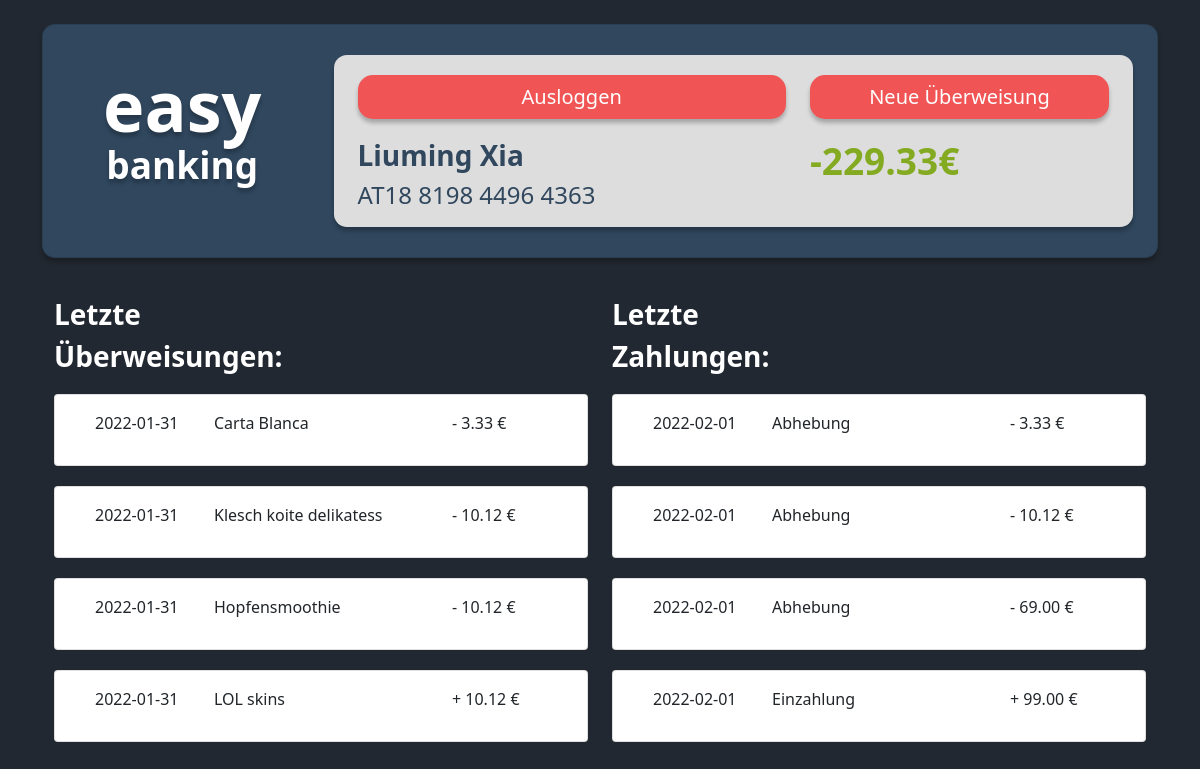
The page /index.php (signed in) on the database as committed earlier.
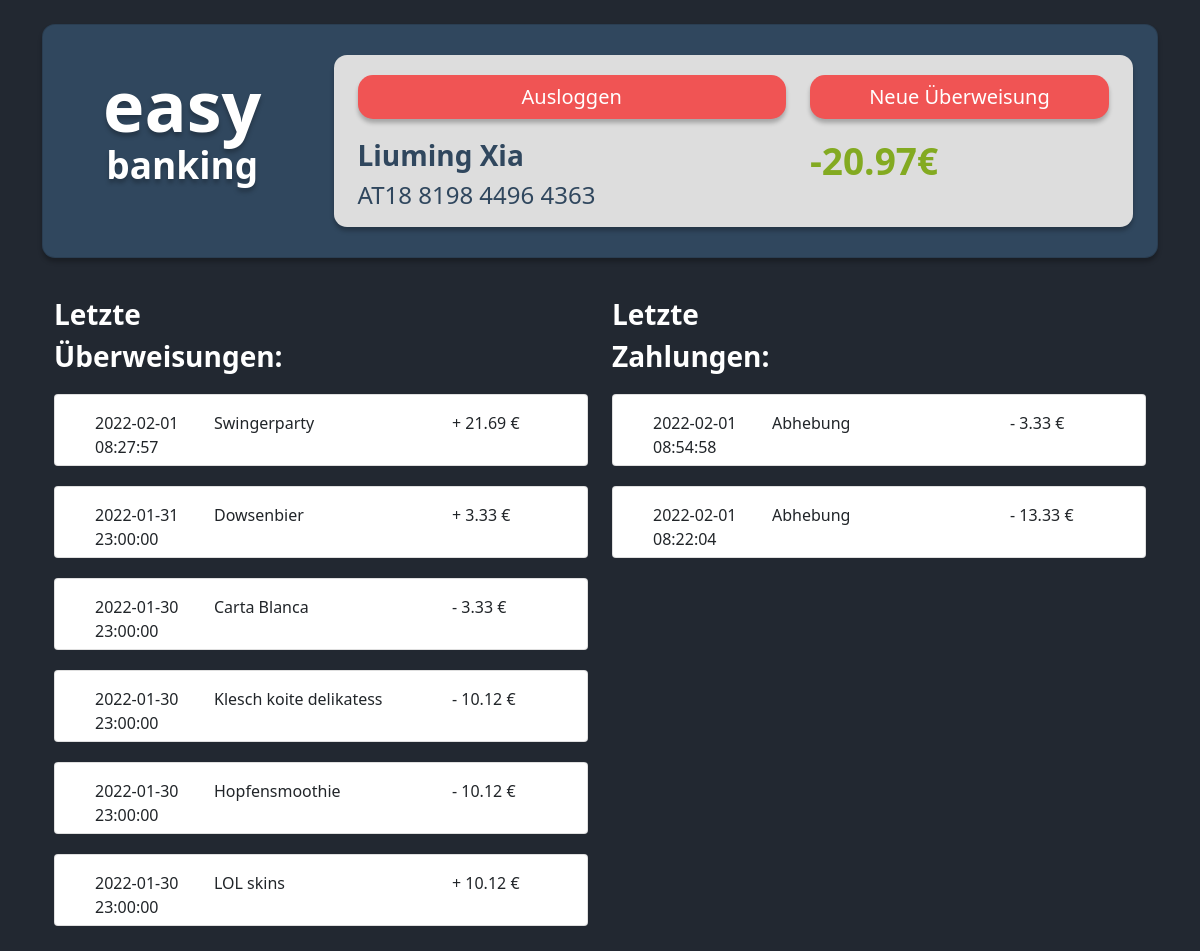
The same page on the database as committed later.
### tables this page shows
CREATE TABLE `kunde` (
  `id` int(11) NOT NULL,
  `vorname` varchar(255) NOT NULL,
  `nachname` varchar(255) NOT NULL,
  `email` varchar(255) NOT NULL,
  `passwort` varchar(255) NOT NULL,
  `kontostand` decimal(10,2) NOT NULL,
  `iban` varchar(255) NOT NULL,
  `bic` varchar(255) NOT NULL
);

CREATE TABLE `transaktionen` (
  `id` int(11) NOT NULL,
  `betrag` decimal(10,2) NOT NULL,
  `sender_id` int(11) NOT NULL,
  `empfaenger_id` int(11) NOT NULL,
  `bic` varchar(256) NOT NULL,
  `zweck` varchar(256) NOT NULL,
  `zeitstempel` timestamp NULL DEFAULT NULL
);

CREATE TABLE `zahlungen` (
  `id` int(11) NOT NULL,
  `kunde` int(11) NOT NULL,
  `angestellter` int(11) NOT NULL,
  `betrag` decimal(10,2) NOT NULL,
  `methode` tinyint(1) NOT NULL,
  `zeitstempel` timestamp NOT NULL DEFAULT current_timestamp() ON UPDATE current_timestamp()
);

### lib/database.php (called while the page is built, shortened)
<?php
$server = "localhost";
$user = "root";
$pass = "";
$dbname = "ebanking";
$db = new mysqli($server, $user, $pass, $dbname);
function fetchAll($email, $db)
{
    $mysqli = $db->prepare("SELECT * FROM kunde WHERE email = ?");
    $mysqli->bind_param("s", $email);
    $mysqli->execute();
    $result = $mysqli->get_result();
    $assocresult = $result->fetch_assoc();
    return $assocresult;
}
function displayIban($iban, $db)
{
    $nIban = substr($iban, 0, 4) . " " . substr($iban, 4, 4) . " " . substr($iban, 8, 4) . " " . substr($iban, 12, 4);
    return $nIban;
}
function displayName($vName, $nName)
{
    $name = $vName . " " . $nName;
    return $name;
}
function getTransaktionenById($id)
{
    global $db;
    $mysqli = $db->prepare("SELECT sender_id, zeitstempel, zweck, betrag FROM transaktionen WHERE sender_id = ? OR empfaenger_id = ? ORDER BY zeitstempel DESC");
    $mysqli->bind_param("ii", $id, $id);
    $mysqli->execute();
    $result = $mysqli->get_result();
    $transaktionen = $result->fetch_all();
    return $transaktionen;
}
function getZahlungenById($id)
{
    global $db;
    $mysqli = $db->prepare("SELECT kunde, zeitstempel, methode, betrag FROM zahlungen WHERE kunde= ? ORDER BY zeitstempel DESC");
    $mysqli->bind_param("i", $id);
    $mysqli->execute();
    $result = $mysqli->get_result();
    $transaktionen = $result->fetch_all();
    return $transaktionen;
}

### index.php (the view, shortened to what this page needs)
<?php
require_once 'lib/database.php';
?>
<!DOCTYPE html>
<html lang="en">
<head>
    <link rel="stylesheet" href="css/style.css">
    <link href="https://cdn.jsdelivr.net/npm/bootstrap@5.1.1/dist/css/bootstrap.min.css" rel="stylesheet">
</head>
<body>
    <?php
    $email = $_SESSION['login'];
    $user = fetchAll($email, $db);
    $id = $user['id'];
    $kontostand = $user['kontostand'];
    $displayName = displayName($user['vorname'], $user['nachname']);
    $displayIban = displayIban($user['iban'], $db);
    if (!isset($_SESSION['login'])) {
        header("Location: login.php");
        exit;
    } else {
    ?>
        <div class="container">
            <div class="card" id="headerCard">
                <div class="container">
                    <div class="row">
                        <div class="col-md-3 col-sm-12 text-center" id="logoBox">
                            <h1>easy</h1>
                            <h2>banking</h2>
                        </div>
                        <div class="col-md-9  col-sm-12">
                            <div id="userBox">
                                <div class="container">
                                    <div class="row">
                                        <div class="col-md-7  col-sm-12 ">
                                            <form action="index.php" method="POST">
                                                <button id="button" name="signout" type="submit" class="btn">Ausloggen</button>
                                            </form>
                                        </div>
                                        <div class="col-md-5  col-sm-12 ">
                                            <a id="button" class="btn" href="transfer.php" role="button">Neue Überweisung</a>
                                        </div>
                                    </div>
                                    <div class="row" id="userData">
                                        <div class="col-md-7  col-sm-12 ">
                                            <h3><?php echo $displayName; ?></h3>
                                            <h4><?php echo $displayIban; ?></h4>
                                        </div>
                                        <div class="col-md-5  col-sm-12 ">
                                            <h2 id="moneySum"><?php echo $kontostand . "€"; ?></h2>
                                        </div>
                                    </div>
                                </div>
                            </div>
                        </div>
                    </div>
                </div>
            </div>
            <div class='container'>
                <div class="row">
                    <div class="col-6">
                        <div id="transactionList">
                            <h3>Letzte</h3>
                            <h3>Überweisungen:</h3>
                        </div>
                        <?php
                        $transaktionen = getTransaktionenById($id);
                        foreach ($transaktionen as &$transaktion) {
                            if ($transaktion['0'] == $id) {
                                $transaktion['3'] = "- " . $transaktion['3'];
                            } else {
                                $transaktion['3'] = "+ " . $transaktion['3'];
                            }
                        ?>
                            <div class="card" id="card">
                                <div class="card-body">
                                    <div class="container">
                                        <div class="row">
                                            <div class="col-3">
                                                <p><?php echo $transaktion['1']; ?></p>
                                            </div>
                                            <div class="col-6">
                                                <p><?php echo  $transaktion['2']; ?></p>
                                            </div>
                                            <div class="col-3">
                                                <p><?php echo  $transaktion['3']; ?> €</p>
                                            </div>
                                        </div>
                                    </div>
                                </div>
                            </div>
                        <?php
                        }
                        ?>
                    </div>
                    <div class="col-6">
                        <div id="transactionList">
                            <h3>Letzte</h3>
                            <h3>Zahlungen:</h3>
                        </div>
                        <?php
                        $zahlungen = getZahlungenById($id);
                        foreach ($zahlungen as &$zahlung) {
                            if ($zahlung['2'] == 0) {
                                $zahlung['2'] = "Abhebung";
                                $zahlung['3'] = "- " . $zahlung['3'];
                            } else {
                                $zahlung['2'] = "Einzahlung";
                                $zahlung['3'] = "+ " . $zahlung['3'];
                            }
                        ?>
                            <div class="card" id="card">
                                <div class="card-body">
                                    <div class="container">
                                        <div class="row">
                                            <div class="col-3">
                                                <p><?php echo $zahlung['1']; ?></p>
                                            </div>
                                            <div class="col-6">
                                                <p><?php echo  $zahlung['2']; ?></p>
                                            </div>
                                            <div class="col-3">
                                                <p><?php echo  $zahlung['3']; ?> €</p>
                                            </div>
                                        </div>
                                    </div>
                                </div>
                            </div>
                        <?php
                        }
                        ?>
                    </div>
                </div>
            </div>
        </div>
    <?php
    }
    ?>
</body>
</html>

### css/style.css (style rules this page uses)
body { background-color: #222831 !important; }
#headerCard { margin-top: 3vh; background: #30475E; box-shadow: 0px 4px 4px rgba(0, 0, 0, 0.25); border-radius: 13px; padding-bottom: 30px; }
h1 { font-weight: bold !important; font-size: 70px !important; line-height: 60px !important; text-shadow: 0px 4px 4px rgba(0, 0, 0, 0.25); }
h2 { font-weight: bold !important; font-size: 37px !important; color: white; text-shadow: 0px 4px 4px rgba(0, 0, 0, 0.25); }
h3 { font-weight: bold !important; }
#logoBox { color: white; margin-top: 50px; }
#userBox { margin-top: 30px; color: #30475E; margin-right: 1vw; background: #DDDDDD; box-shadow: 0px 4px 4px rgba(0, 0, 0, 0.25); border-radius: 13px; padding-bottom: 10px; }
#button { width: 100%; font-size: 20px !important; background-color: #F05454 !important; color: white !important; margin-top: 20px !important; box-shadow: 0px 4px 4px rgba(0, 0, 0, 0.25); border-radius: 15px; }
#moneySum { color: #83AA21; text-shadow: none; }
#userData { margin-top: 20px; }
#transactionList { margin-top: 5vh; color: white !important; }
#card { margin-top: 20px !important; height: 9vh; }
a { display: block; text-align: center; margin-top: 10px; }

Rows that differ between the two databases and show on the page:
removed zahlungen: 1 "2022-02-01", 2 "Abhebung", 3 "- 3.33"
removed zahlungen: 1 "2022-02-01", 2 "Abhebung", 3 "- 10.12"
removed zahlungen: 1 "2022-02-01", 2 "Abhebung", 3 "- 69.00"
removed zahlungen: 1 "2022-02-01", 2 "Einzahlung", 3 "+ 99.00"
changed kunde "Liuming Xia": kontostand "-229.33" → "-20.97"
added transaktionen: zeitstempel "2022-02-01 08:27:57", zweck "Swingerparty", 3 "+ 21.69"
added transaktionen: zeitstempel "2022-01-31 23:00:00", zweck "Dowsenbier", 3 "+ 3.33"
changed transaktionen "Carta Blanca": zeitstempel "2022-01-31" → "2022-01-30 23:00:00"
changed transaktionen "Klesch koite delikatess": zeitstempel "2022-01-31" → "2022-01-30 23:00:00"
changed transaktionen "Hopfensmoothie": zeitstempel "2022-01-31" → "2022-01-30 23:00:00"
changed transaktionen "LOL skins": zeitstempel "2022-01-31" → "2022-01-30 23:00:00"
added zahlungen: zeitstempel "2022-02-01 08:54:58", 2 "Abhebung", 3 "- 3.33"
added zahlungen: zeitstempel "2022-02-01 08:22:04", 2 "Abhebung", 3 "- 13.33"
